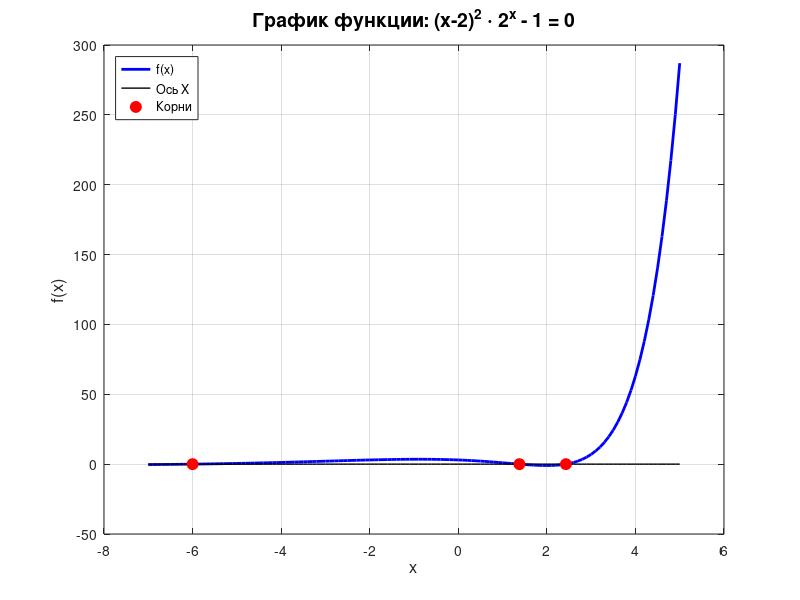

Reproduce this figure in MATLAB.
%Уравнение: (x-2)^2*2^x = 1

f = @(x) (x-2).^2 .* 2.^x - 1;

%Интервалы для каждой точки
x1 = [-6.5, -5.5];
x2 = [1, 1.5];
x3 = [2, 2.5];
r1 = fzero(f, x1);
r2 = fzero(f, x2);
r3 = fzero(f, x3);
fprintf('Корень 1: %.6f\n', r1);
fprintf('Корень 2: %.6f\n', r2);
fprintf('Корень 3: %.6f\n', r3);

% Строим график на широком интервале
x = -7:0.1:5;
y = f(x);

figure;
plot(x, y, 'b-', 'LineWidth', 2);
hold on;
% На ось X
plot(x, zeros(size(x)), 'k-', 'LineWidth', 1);
grid on;
title('График функции: (x-2)^2 ⋅ 2^x - 1 = 0', 'FontSize', 14);
xlabel('x', 'FontSize', 12);
ylabel('f(x)', 'FontSize', 12);

% Отмечаем действительные корни
roots = [r1, r2, r3];
plot(roots, zeros(size(roots)), 'ro', 'MarkerSize', 8, 'MarkerFaceColor', 'red');
legend('f(x)', 'Ось X', 'Корни', 'Location', 'northwest');
